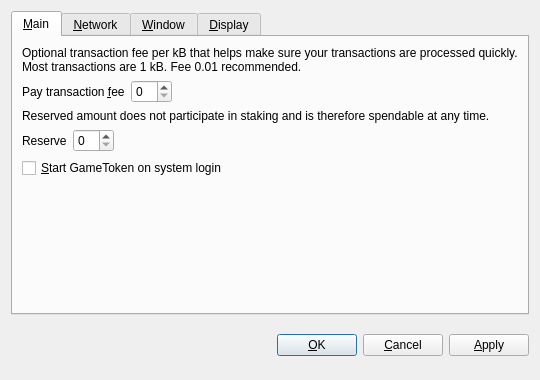
<?xml version="1.0" encoding="UTF-8"?>
<ui version="4.0">
 <class>OptionsDialog</class>
 <widget class="QDialog" name="OptionsDialog">
  <property name="geometry">
   <rect>
    <x>0</x>
    <y>0</y>
    <width>540</width>
    <height>380</height>
   </rect>
  </property>
  <property name="windowTitle">
   <string>Options</string>
  </property>
  <property name="modal">
   <bool>true</bool>
  </property>
  <layout class="QVBoxLayout" name="verticalLayout">
   <item>
    <widget class="QTabWidget" name="tabWidget">
     <property name="tabPosition">
      <enum>QTabWidget::North</enum>
     </property>
     <property name="currentIndex">
      <number>0</number>
     </property>
     <widget class="QWidget" name="tabMain">
      <attribute name="title">
       <string>&amp;Main</string>
      </attribute>
      <layout class="QVBoxLayout" name="verticalLayout_Main">
       <item>
        <widget class="QLabel" name="transactionFeeInfoLabel">
         <property name="text">
          <string>Optional transaction fee per kB that helps make sure your transactions are processed quickly. Most transactions are 1 kB. Fee 0.01 recommended.</string>
         </property>
         <property name="textFormat">
          <enum>Qt::PlainText</enum>
         </property>
         <property name="wordWrap">
          <bool>true</bool>
         </property>
        </widget>
       </item>
       <item>
        <layout class="QHBoxLayout" name="horizontalLayoutFee">
         <item>
          <widget class="QLabel" name="transactionFeeLabel">
           <property name="text">
            <string>Pay transaction &amp;fee</string>
           </property>
           <property name="textFormat">
            <enum>Qt::PlainText</enum>
           </property>
           <property name="buddy">
            <cstring>transactionFee</cstring>
           </property>
          </widget>
         </item>
         <item>
          <widget class="BitcoinAmountField" name="transactionFee"/>
         </item>
         <item>
          <spacer name="horizontalSpacerFee">
           <property name="orientation">
            <enum>Qt::Horizontal</enum>
           </property>
           <property name="sizeHint" stdset="0">
            <size>
             <width>40</width>
             <height>20</height>
            </size>
           </property>
          </spacer>
         </item>
        </layout>
       </item>
       <item>
        <widget class="QLabel" name="reserveBalanceInfoLabel">
         <property name="text">
          <string>Reserved amount does not participate in staking and is therefore spendable at any time.</string>
         </property>
         <property name="textFormat">
          <enum>Qt::PlainText</enum>
         </property>
         <property name="wordWrap">
          <bool>true</bool>
         </property>
        </widget>
       </item>
       <item>
        <layout class="QHBoxLayout" name="horizontalLayoutReserveBalance">
         <item>
          <widget class="QLabel" name="reserveBalanceLabel">
           <property name="text">
            <string>Reserve</string>
           </property>
           <property name="textFormat">
            <enum>Qt::PlainText</enum>
           </property>
           <property name="buddy">
            <cstring>reserveBalance</cstring>
           </property>
          </widget>
         </item>
         <item>
          <widget class="BitcoinAmountField" name="reserveBalance"/>
         </item>
         <item>
          <spacer name="horizontalSpacerReserveBalance">
           <property name="orientation">
            <enum>Qt::Horizontal</enum>
           </property>
           <property name="sizeHint" stdset="0">
            <size>
             <width>40</width>
             <height>20</height>
            </size>
           </property>
          </spacer>
         </item>
        </layout>
       </item>
       <item>
        <widget class="QCheckBox" name="bitcoinAtStartup">
         <property name="toolTip">
          <string>Automatically start GameToken after logging in to the system.</string>
         </property>
         <property name="text">
          <string>&amp;Start GameToken on system login</string>
         </property>
        </widget>
       </item>
       <item>
        <spacer name="verticalSpacer_Main">
         <property name="orientation">
          <enum>Qt::Vertical</enum>
         </property>
         <property name="sizeHint" stdset="0">
          <size>
           <width>20</width>
           <height>40</height>
          </size>
         </property>
        </spacer>
       </item>
      </layout>
     </widget>
     <widget class="QWidget" name="tabNetwork">
      <attribute name="title">
       <string>&amp;Network</string>
      </attribute>
      <layout class="QVBoxLayout" name="verticalLayout_Network">
       <item>
        <widget class="QCheckBox" name="mapPortUpnp">
         <property name="toolTip">
          <string>Automatically open the GameToken client port on the router. This only works when your router supports UPnP and it is enabled.</string>
         </property>
         <property name="text">
          <string>Map port using &amp;UPnP</string>
         </property>
        </widget>
       </item>
       <item>
        <widget class="QCheckBox" name="connectSocks">
         <property name="toolTip">
          <string>Connect to the GameToken network through a SOCKS proxy (e.g. when connecting through Tor).</string>
         </property>
         <property name="text">
          <string>&amp;Connect through SOCKS proxy:</string>
         </property>
        </widget>
       </item>
       <item>
        <layout class="QHBoxLayout" name="horizontalLayout_Network">
         <item>
          <widget class="QLabel" name="proxyIpLabel">
           <property name="text">
            <string>Proxy &amp;IP:</string>
           </property>
           <property name="textFormat">
            <enum>Qt::PlainText</enum>
           </property>
           <property name="buddy">
            <cstring>proxyIp</cstring>
           </property>
          </widget>
         </item>
         <item>
          <widget class="QValidatedLineEdit" name="proxyIp">
           <property name="maximumSize">
            <size>
             <width>140</width>
             <height>16777215</height>
            </size>
           </property>
           <property name="toolTip">
            <string>IP address of the proxy (e.g. 127.0.0.1)</string>
           </property>
          </widget>
         </item>
         <item>
          <widget class="QLabel" name="proxyPortLabel">
           <property name="text">
            <string>&amp;Port:</string>
           </property>
           <property name="textFormat">
            <enum>Qt::PlainText</enum>
           </property>
           <property name="buddy">
            <cstring>proxyPort</cstring>
           </property>
          </widget>
         </item>
         <item>
          <widget class="QLineEdit" name="proxyPort">
           <property name="maximumSize">
            <size>
             <width>55</width>
             <height>16777215</height>
            </size>
           </property>
           <property name="toolTip">
            <string>Port of the proxy (e.g. 9050)</string>
           </property>
          </widget>
         </item>
         <item>
          <widget class="QLabel" name="socksVersionLabel">
           <property name="text">
            <string>SOCKS &amp;Version:</string>
           </property>
           <property name="textFormat">
            <enum>Qt::PlainText</enum>
           </property>
           <property name="buddy">
            <cstring>socksVersion</cstring>
           </property>
          </widget>
         </item>
         <item>
          <widget class="QValueComboBox" name="socksVersion">
           <property name="toolTip">
            <string>SOCKS version of the proxy (e.g. 5)</string>
           </property>
          </widget>
         </item>
         <item>
          <spacer name="horizontalSpacer_Network">
           <property name="orientation">
            <enum>Qt::Horizontal</enum>
           </property>
           <property name="sizeHint" stdset="0">
            <size>
             <width>40</width>
             <height>20</height>
            </size>
           </property>
          </spacer>
         </item>
        </layout>
       </item>
       <item>
        <spacer name="verticalSpacer_Network">
         <property name="orientation">
          <enum>Qt::Vertical</enum>
         </property>
         <property name="sizeHint" stdset="0">
          <size>
           <width>20</width>
           <height>40</height>
          </size>
         </property>
        </spacer>
       </item>
      </layout>
     </widget>
     <widget class="QWidget" name="tabWindow">
      <attribute name="title">
       <string>&amp;Window</string>
      </attribute>
      <layout class="QVBoxLayout" name="verticalLayout_Window">
       <item>
        <widget class="QCheckBox" name="minimizeToTray">
         <property name="toolTip">
          <string>Show only a tray icon after minimizing the window.</string>
         </property>
         <property name="text">
          <string>&amp;Minimize to the tray instead of the taskbar</string>
         </property>
        </widget>
       </item>
       <item>
        <widget class="QCheckBox" name="minimizeOnClose">
         <property name="toolTip">
          <string>Minimize instead of exit the application when the window is closed. When this option is enabled, the application will be closed only after selecting Quit in the menu.</string>
         </property>
         <property name="text">
          <string>M&amp;inimize on close</string>
         </property>
        </widget>
       </item>
       <item>
        <spacer name="verticalSpacer_Window">
         <property name="orientation">
          <enum>Qt::Vertical</enum>
         </property>
         <property name="sizeHint" stdset="0">
          <size>
           <width>20</width>
           <height>40</height>
          </size>
         </property>
        </spacer>
       </item>
      </layout>
     </widget>
     <widget class="QWidget" name="tabDisplay">
      <attribute name="title">
       <string>&amp;Display</string>
      </attribute>
      <layout class="QVBoxLayout" name="verticalLayout_Display">
       <item>
        <layout class="QHBoxLayout" name="horizontalLayout_1_Display">
         <item>
          <widget class="QLabel" name="langLabel">
           <property name="text">
            <string>User Interface &amp;language:</string>
           </property>
           <property name="textFormat">
            <enum>Qt::PlainText</enum>
           </property>
           <property name="buddy">
            <cstring>lang</cstring>
           </property>
          </widget>
         </item>
         <item>
          <widget class="QValueComboBox" name="lang">
           <property name="toolTip">
            <string>The user interface language can be set here. This setting will take effect after restarting GameToken.</string>
           </property>
          </widget>
         </item>
        </layout>
       </item>
       <item>
        <layout class="QHBoxLayout" name="horizontalLayout_2_Display">
         <item>
          <widget class="QLabel" name="unitLabel">
           <property name="text">
            <string>&amp;Unit to show amounts in:</string>
           </property>
           <property name="textFormat">
            <enum>Qt::PlainText</enum>
           </property>
           <property name="buddy">
            <cstring>unit</cstring>
           </property>
          </widget>
         </item>
         <item>
          <widget class="QValueComboBox" name="unit">
           <property name="toolTip">
            <string>Choose the default subdivision unit to show in the interface and when sending coins.</string>
           </property>
          </widget>
         </item>
        </layout>
       </item>
       <item>
        <widget class="QCheckBox" name="displayAddresses">
         <property name="toolTip">
          <string>Whether to show GameToken addresses in the transaction list or not.</string>
         </property>
         <property name="text">
          <string>&amp;Display addresses in transaction list</string>
         </property>
        </widget>
       </item>
       <item>
        <widget class="QCheckBox" name="coinControlFeatures">
         <property name="toolTip">
          <string>Whether to show coin control features or not.</string>
         </property>
         <property name="text">
          <string>Display coin &amp;control features (experts only!)</string>
         </property>
        </widget>
       </item>
       <item>
        <spacer name="verticalSpacer_Display">
         <property name="orientation">
          <enum>Qt::Vertical</enum>
         </property>
         <property name="sizeHint" stdset="0">
          <size>
           <width>20</width>
           <height>40</height>
          </size>
         </property>
        </spacer>
       </item>
      </layout>
     </widget>
    </widget>
   </item>
   <item>
    <layout class="QHBoxLayout" name="horizontalLayout_Buttons">
     <item>
      <spacer name="horizontalSpacer_1">
       <property name="orientation">
        <enum>Qt::Horizontal</enum>
       </property>
       <property name="sizeHint" stdset="0">
        <size>
         <width>40</width>
         <height>48</height>
        </size>
       </property>
      </spacer>
     </item>
     <item>
      <widget class="QLabel" name="statusLabel">
       <property name="font">
        <font>
         <weight>75</weight>
         <bold>true</bold>
        </font>
       </property>
       <property name="text">
        <string/>
       </property>
       <property name="textFormat">
        <enum>Qt::PlainText</enum>
       </property>
       <property name="wordWrap">
        <bool>true</bool>
       </property>
      </widget>
     </item>
     <item>
      <spacer name="horizontalSpacer_2">
       <property name="orientation">
        <enum>Qt::Horizontal</enum>
       </property>
       <property name="sizeHint" stdset="0">
        <size>
         <width>40</width>
         <height>48</height>
        </size>
       </property>
      </spacer>
     </item>
     <item>
      <widget class="QPushButton" name="okButton">
       <property name="text">
        <string>&amp;OK</string>
       </property>
      </widget>
     </item>
     <item>
      <widget class="QPushButton" name="cancelButton">
       <property name="text">
        <string>&amp;Cancel</string>
       </property>
       <property name="autoDefault">
        <bool>false</bool>
       </property>
      </widget>
     </item>
     <item>
      <widget class="QPushButton" name="applyButton">
       <property name="text">
        <string>&amp;Apply</string>
       </property>
       <property name="autoDefault">
        <bool>false</bool>
       </property>
      </widget>
     </item>
    </layout>
   </item>
  </layout>
 </widget>
 <customwidgets>
  <customwidget>
   <class>BitcoinAmountField</class>
   <extends>QSpinBox</extends>
   <header>bitcoinamountfield.h</header>
  </customwidget>
  <customwidget>
   <class>QValueComboBox</class>
   <extends>QComboBox</extends>
   <header>qvaluecombobox.h</header>
  </customwidget>
  <customwidget>
   <class>QValidatedLineEdit</class>
   <extends>QLineEdit</extends>
   <header>qvalidatedlineedit.h</header>
  </customwidget>
 </customwidgets>
 <resources/>
 <connections/>
</ui>
